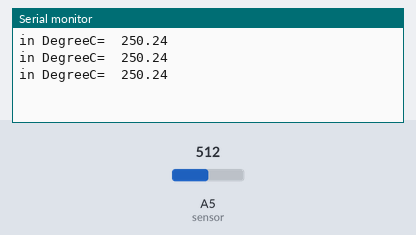
This sketch was run on a simulated Arduino Uno, built with avr-gcc and run on an emulated ATmega328P. Parts: the last lines printed to the serial monitor. The test bench sets the inputs (shaded band); at power-on: A5 (sensor) = 512.

Above: at 1.3 s.
1.4 s: A5 (sensor) set to 716
At 1.9 s:
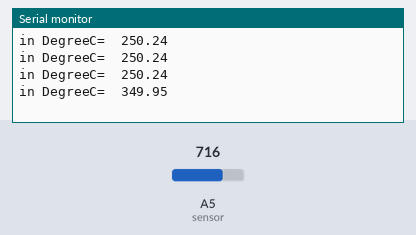
2.9 s: A5 (sensor) set to 900
At 3.4 s:
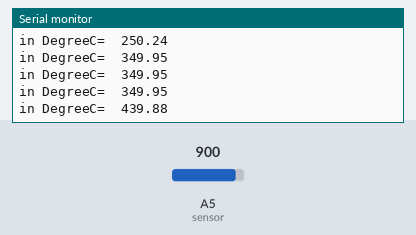
Timing chart, 0 to 5.9 s (numbered marks = the images above; inputs shaded):
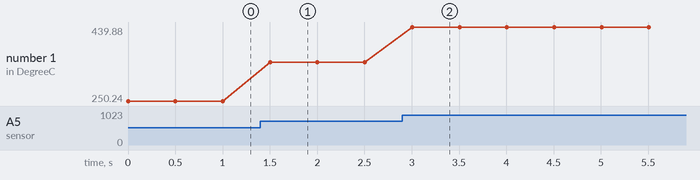

The sketch:

LM35.ino
```cpp
const int sensor = A5; // Assigning analog pin A5 to variable 'sensor'
float tempc; //variable to store temperature in degree Celsius
float tempf; //variable to store temperature in Fahreinheit
float vout; //temporary variable to hold sensor reading

void setup() {
  pinMode(sensor, INPUT); // Configuring sensor pin as input
  Serial.begin(9600);
}

void loop() {
  vout = analogRead(sensor); //Reading the value from sensor
  vout = (vout * 500) / 1023;
  tempc = vout; // Storing value in Degree Celsius
  //tempf=(vout*1.8)+32; // Converting to Fahrenheit
  Serial.print("in DegreeC=");
  Serial.print("\t");
  Serial.print(tempc);
  Serial.print(" ");
  //Serial.print("in Fahrenheit=");
  //Serial.print("\t");
  //Serial.print(tempf);
  Serial.println();
  delay(500); //Delay of 1 second for ease of viewing
}
```

Measured:
- after the input at 1.4 s, the serial monitor: prints a new line after 0.10 s (image 1)
- after the input at 2.9 s, the serial monitor: prints a new line after 0.10 s (image 2)
- plotted number 1: 250.24 → 349.95 after the input at 1.4 s, 349.95 → 439.88 after the input at 2.9 s
